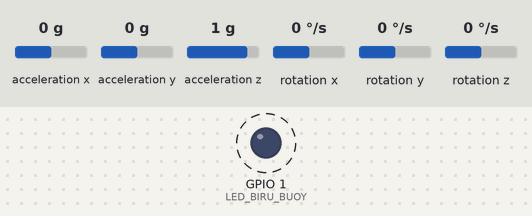
The sketch below on a simulated ESP32. On the bench: output pins drawn as LEDs (lit = HIGH). Wiring (inferred from the names in the program): MPU-6050 motion sensor at I2C address 0x68. Dashed ring = blinking. The test bench sets the inputs (shaded band); at power-on: acceleration x 0 g, acceleration y 0 g, acceleration z 1 g, rotation x 0 °/s, rotation y 0 °/s, rotation z 0 °/s. No radio packets arrive unless stated; what the sketch prints to the serial monitor is not drawn.

Above: at 1.5 s.
Timing chart, 0 to 5.7 s (numbered marks = the images above):
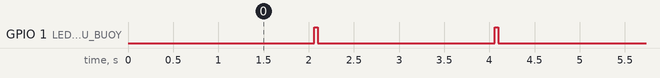

The sketch:

Buoy_Final_Integration.ino
```cpp
#include <Wire.h>
#include <SPI.h>
#include <LoRa.h>
#include <math.h>

// ================= PIN CONFIG =================
#define I2C_SDA 17
#define I2C_SCL 18

#define LORA_SCK   11
#define LORA_MOSI  12
#define LORA_MISO  13
#define LORA_SS    10
#define LORA_RST   8
#define LORA_DIO0  7

#define LED_BIRU_BUOY 1

// ================= MPU6050 CONFIG =================
#define MPU_ADDR 0x68

// Range MPU6050:
// Accel ±2g  => 16384 LSB/g
// Gyro ±250 => 131 LSB/(deg/s)
const float ACC_SCALE = 16384.0;
const float GYRO_SCALE = 131.0;
const float G = 9.80665;

// Bias accelerometer sementara.
// Satuan = g.
// Jika hasil kalibrasi final sudah ingin dimasukkan, ubah nilai ini.
float accBiasX = 0.0;
float accBiasY = 0.0;
float accBiasZ = 0.0;

// Bias gyro dari hasil kalibrasi sebelumnya.
// Satuan = rad/s
float gyroBiasX = -0.0315;
float gyroBiasY = -0.0065;
float gyroBiasZ = -0.0332;

// ================= TIMING =================
const unsigned long SAMPLE_INTERVAL_MS = 20;   // 50 Hz
const unsigned long TX_INTERVAL_MS = 2000;     // kirim LoRa tiap 2 detik
unsigned long lastSampleMillis = 0;
unsigned long lastTxMillis = 0;

// ================= MADGWICK =================
float q0 = 1.0f, q1 = 0.0f, q2 = 0.0f, q3 = 0.0f;
float beta = 0.08f;

float invSqrt(float x) {
  return 1.0f / sqrtf(x);
}

void madgwickUpdateIMU(float gx, float gy, float gz, float ax, float ay, float az, float dt) {
  float recipNorm;
  float s0, s1, s2, s3;
  float qDot1, qDot2, qDot3, qDot4;
  float _2q0, _2q1, _2q2, _2q3, _4q0, _4q1, _4q2;
  float _8q1, _8q2, q0q0, q1q1, q2q2, q3q3;

  qDot1 = 0.5f * (-q1 * gx - q2 * gy - q3 * gz);
  qDot2 = 0.5f * ( q0 * gx + q2 * gz - q3 * gy);
  qDot3 = 0.5f * ( q0 * gy - q1 * gz + q3 * gx);
  qDot4 = 0.5f * ( q0 * gz + q1 * gy - q2 * gx);

  if (!((ax == 0.0f) && (ay == 0.0f) && (az == 0.0f))) {
    recipNorm = invSqrt(ax * ax + ay * ay + az * az);
    ax *= recipNorm;
    ay *= recipNorm;
    az *= recipNorm;

    _2q0 = 2.0f * q0;
    _2q1 = 2.0f * q1;
    _2q2 = 2.0f * q2;
    _2q3 = 2.0f * q3;
    _4q0 = 4.0f * q0;
    _4q1 = 4.0f * q1;
    _4q2 = 4.0f * q2;
    _8q1 = 8.0f * q1;
    _8q2 = 8.0f * q2;
    q0q0 = q0 * q0;
    q1q1 = q1 * q1;
    q2q2 = q2 * q2;
    q3q3 = q3 * q3;

    s0 = _4q0 * q2q2 + _2q2 * ax + _4q0 * q1q1 - _2q1 * ay;
    s1 = _4q1 * q3q3 - _2q3 * ax + 4.0f * q0q0 * q1 - _2q0 * ay - _4q1
         + _8q1 * q1q1 + _8q1 * q2q2 + _4q1 * az;
    s2 = 4.0f * q0q0 * q2 + _2q0 * ax + _4q2 * q3q3 - _2q3 * ay - _4q2
         + _8q2 * q1q1 + _8q2 * q2q2 + _4q2 * az;
    s3 = 4.0f * q1q1 * q3 - _2q1 * ax + 4.0f * q2q2 * q3 - _2q2 * ay;

    recipNorm = invSqrt(s0 * s0 + s1 * s1 + s2 * s2 + s3 * s3);
    s0 *= recipNorm;
    s1 *= recipNorm;
    s2 *= recipNorm;
    s3 *= recipNorm;

    qDot1 -= beta * s0;
    qDot2 -= beta * s1;
    qDot3 -= beta * s2;
    qDot4 -= beta * s3;
  }

  q0 += qDot1 * dt;
  q1 += qDot2 * dt;
  q2 += qDot3 * dt;
  q3 += qDot4 * dt;

  recipNorm = invSqrt(q0 * q0 + q1 * q1 + q2 * q2 + q3 * q3);
  q0 *= recipNorm;
  q1 *= recipNorm;
  q2 *= recipNorm;
  q3 *= recipNorm;
}

float getRollDeg() {
  return atan2f(2.0f * (q0 * q1 + q2 * q3),
                1.0f - 2.0f * (q1 * q1 + q2 * q2)) * 180.0f / PI;
}

float getPitchDeg() {
  float s = 2.0f * (q0 * q2 - q3 * q1);
  if (s > 1.0f) s = 1.0f;
  if (s < -1.0f) s = -1.0f;
  return asinf(s) * 180.0f / PI;
}

// ================= HEAVE + KALMAN =================
float heaveAccMs2 = 0.0;
float velocity = 0.0;
float heave = 0.0;
float heaveFiltered = 0.0;

float kalmanX = 0.0;
float kalmanP = 1.0;
float kalmanQ = 0.002;
float kalmanR = 0.04;

float kalmanUpdate(float measurement) {
  kalmanP += kalmanQ;
  float K = kalmanP / (kalmanP + kalmanR);
  kalmanX = kalmanX + K * (measurement - kalmanX);
  kalmanP = (1.0 - K) * kalmanP;
  return kalmanX;
}

// ================= HS BUFFER =================
#define HEAVE_BUFFER_SIZE 100
float heaveBuffer[HEAVE_BUFFER_SIZE];
int heaveIndex = 0;
bool bufferFilled = false;

float Hs = 0.0;
float Tp = 2.80;   // sementara konstan untuk payload final

void updateHeaveBuffer(float value) {
  heaveBuffer[heaveIndex] = value;
  heaveIndex++;

  if (heaveIndex >= HEAVE_BUFFER_SIZE) {
    heaveIndex = 0;
    bufferFilled = true;
  }
}

float calculateHs() {
  int n = bufferFilled ? HEAVE_BUFFER_SIZE : heaveIndex;
  if (n < 10) return 0.0;

  float mean = 0.0;
  for (int i = 0; i < n; i++) {
    mean += heaveBuffer[i];
  }
  mean /= n;

  float variance = 0.0;
  for (int i = 0; i < n; i++) {
    float d = heaveBuffer[i] - mean;
    variance += d * d;
  }
  variance /= n;

  float stdDev = sqrtf(variance);
  return 4.0f * stdDev;
}

// ================= STATUS BMKG =================
String getStatusFromHs(float hs) {
  if (hs < 0.5) return "TENANG";
  else if (hs < 1.25) return "RENDAH";
  else if (hs < 2.5) return "SEDANG";
  else if (hs < 4.0) return "TINGGI";
  else if (hs < 6.0) return "SANGAT_TINGGI";
  else return "EKSTREM";
}

// ================= CRC =================
uint16_t calculateCRC(String data) {
  uint16_t crc = 0;
  for (int i = 0; i < data.length(); i++) {
    crc += (uint8_t)data[i];
  }
  return crc;
}

// ================= MPU FUNCTIONS =================
void writeMPU(uint8_t reg, uint8_t data) {
  Wire.beginTransmission(MPU_ADDR);
  Wire.write(reg);
  Wire.write(data);
  Wire.endTransmission();
}

bool readMPUBytes(uint8_t reg, uint8_t count, uint8_t *dest) {
  Wire.beginTransmission(MPU_ADDR);
  Wire.write(reg);

  if (Wire.endTransmission(false) != 0) {
    return false;
  }

  Wire.requestFrom(MPU_ADDR, count);

  if (Wire.available() < count) {
    return false;
  }

  for (int i = 0; i < count; i++) {
    dest[i] = Wire.read();
  }

  return true;
}

bool initMPU6050() {
  writeMPU(0x6B, 0x00); // wake up
  delay(100);

  writeMPU(0x1A, 0x03); // DLPF 44 Hz
  writeMPU(0x1B, 0x00); // gyro ±250 dps
  writeMPU(0x1C, 0x00); // accel ±2g

  Wire.beginTransmission(MPU_ADDR);
  Wire.write(0x75);

  if (Wire.endTransmission(false) != 0) {
    return false;
  }

  Wire.requestFrom(MPU_ADDR, 1);

  if (!Wire.available()) {
    return false;
  }

  uint8_t who = Wire.read();
  return (who == 0x68 || who == 0x70);
}

bool readIMU(float &ax_g, float &ay_g, float &az_g,
             float &gx_rad, float &gy_rad, float &gz_rad) {
  uint8_t rawData[14];

  if (!readMPUBytes(0x3B, 14, rawData)) {
    return false;
  }

  int16_t axRaw = ((int16_t)rawData[0] << 8) | rawData[1];
  int16_t ayRaw = ((int16_t)rawData[2] << 8) | rawData[3];
  int16_t azRaw = ((int16_t)rawData[4] << 8) | rawData[5];

  int16_t gxRaw = ((int16_t)rawData[8] << 8) | rawData[9];
  int16_t gyRaw = ((int16_t)rawData[10] << 8) | rawData[11];
  int16_t gzRaw = ((int16_t)rawData[12] << 8) | rawData[13];

  ax_g = (axRaw / ACC_SCALE) - accBiasX;
  ay_g = (ayRaw / ACC_SCALE) - accBiasY;
  az_g = (azRaw / ACC_SCALE) - accBiasZ;

  float gx_dps = gxRaw / GYRO_SCALE;
  float gy_dps = gyRaw / GYRO_SCALE;
  float gz_dps = gzRaw / GYRO_SCALE;

  gx_rad = gx_dps * PI / 180.0 - gyroBiasX;
  gy_rad = gy_dps * PI / 180.0 - gyroBiasY;
  gz_rad = gz_dps * PI / 180.0 - gyroBiasZ;

  return true;
}

// ================= GRAVITY CORRECTION =================
float getWorldZAccelG(float ax, float ay, float az) {
  // Rotation matrix body ke world, elemen baris Z
  float r31 = 2.0f * (q1 * q3 - q0 * q2);
  float r32 = 2.0f * (q2 * q3 + q0 * q1);
  float r33 = 1.0f - 2.0f * (q1 * q1 + q2 * q2);

  float worldZ = r31 * ax + r32 * ay + r33 * az;
  return worldZ;
}

// ================= SETUP =================
void setup() {
  Serial.begin(115200);
  delay(1000);

  Serial.println();
  Serial.println("====================================");
  Serial.println("SMART BUOY - E01 Final Integration");
  Serial.println("BUOY UNIT / TRANSMITTER");
  Serial.println("NO OLED/LCD ON BUOY");
  Serial.println("Payload: Timestamp,Heave,Hs,Tp,Roll,Pitch,Status,CRC");
  Serial.println("====================================");

  pinMode(LED_BIRU_BUOY, OUTPUT);
  digitalWrite(LED_BIRU_BUOY, LOW);

  Wire.begin(I2C_SDA, I2C_SCL);
  Wire.setClock(400000);

  if (!initMPU6050()) {
    Serial.println("ERROR: MPU6050/GY-87 not detected!");
    while (true) {
      digitalWrite(LED_BIRU_BUOY, !digitalRead(LED_BIRU_BUOY));
      delay(200);
    }
  }

  Serial.println("MPU6050 initialized.");

  SPI.begin(LORA_SCK, LORA_MISO, LORA_MOSI, LORA_SS);
  LoRa.setPins(LORA_SS, LORA_RST, LORA_DIO0);

  if (!LoRa.begin(433E6)) {
    Serial.println("ERROR: LoRa initialization failed!");
    while (true) {
      digitalWrite(LED_BIRU_BUOY, !digitalRead(LED_BIRU_BUOY));
      delay(100);
    }
  }

  LoRa.setSpreadingFactor(7);
  LoRa.setSignalBandwidth(125E3);
  LoRa.setCodingRate4(5);
  LoRa.setPreambleLength(8);
  LoRa.enableCrc();
  LoRa.setTxPower(17);

  Serial.println("LoRa initialized successfully.");
  Serial.println("Starting final integration loop...");
  Serial.println();
}

// ================= LOOP =================
void loop() {
  unsigned long now = millis();

  if (now - lastSampleMillis >= SAMPLE_INTERVAL_MS) {
    float dt = (now - lastSampleMillis) / 1000.0;

    // Hindari dt terlalu besar saat awal boot
    if (dt <= 0.0 || dt > 0.2) {
      dt = SAMPLE_INTERVAL_MS / 1000.0;
    }

    lastSampleMillis = now;

    float ax, ay, az, gx, gy, gz;

    if (readIMU(ax, ay, az, gx, gy, gz)) {
      madgwickUpdateIMU(gx, gy, gz, ax, ay, az, dt);

      float worldZ_g = getWorldZAccelG(ax, ay, az);
      float heaveAccG = worldZ_g - 1.0f;
      heaveAccMs2 = heaveAccG * G;

      // Deadband untuk mengurangi drift saat diam
      if (fabs(heaveAccMs2) < 0.08) {
        heaveAccMs2 = 0.0;
      }

      velocity += heaveAccMs2 * dt;
      heave += velocity * dt;

      // Damping agar integrasi tidak liar
      velocity *= 0.96;
      heave *= 0.995;

      // Pembatas keamanan
      if (fabs(heave) > 3.0) {
        heave = 0.0;
        velocity = 0.0;
      }

      heaveFiltered = kalmanUpdate(heave);
      updateHeaveBuffer(heaveFiltered);
    } else {
      Serial.println("WARNING: MPU6050 read error.");
    }
  }

  if (now - lastTxMillis >= TX_INTERVAL_MS) {
    lastTxMillis = now;

    Hs = calculateHs();
    String status = getStatusFromHs(Hs);
    float roll = getRollDeg();
    float pitch = getPitchDeg();

    String dataNoCRC = String(now) + "," +
                       String(heaveFiltered, 3) + "," +
                       String(Hs, 3) + "," +
                       String(Tp, 2) + "," +
                       String(roll, 2) + "," +
                       String(pitch, 2) + "," +
                       status;

    uint16_t crc = calculateCRC(dataNoCRC);
    String payload = dataNoCRC + "," + String(crc);

    LoRa.beginPacket();
    LoRa.print(payload);
    LoRa.endPacket();

    // LED biru berkedip saat paket dikirim
    digitalWrite(LED_BIRU_BUOY, HIGH);
    delay(40);
    digitalWrite(LED_BIRU_BUOY, LOW);

    Serial.print("TX Payload: ");
    Serial.println(payload);
    Serial.print("Heave: ");
    Serial.print(heaveFiltered, 3);
    Serial.print(" m | Hs: ");
    Serial.print(Hs, 3);
    Serial.print(" m | Roll: ");
    Serial.print(roll, 2);
    Serial.print(" | Pitch: ");
    Serial.print(pitch, 2);
    Serial.print(" | Status: ");
    Serial.println(status);
    Serial.println();
  }
}
```

Measured:
- by itself, GPIO 1 (LED_BIRU_BUOY): alternates HIGH for 0.04 s and LOW for 2.0 s
